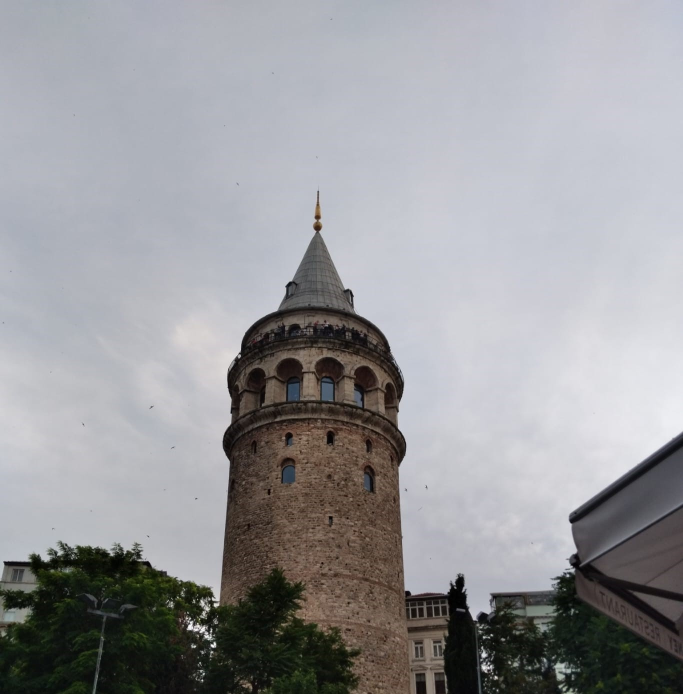
#> input picture Image processing/Image Processing - opnecv/Görüntü İşleme - spyder/Galata.jpeg, 1366 x 1388 px (shown at 1/2 size)
$ python resim_ters_dondurme.py
#> lines starting #> are read from the running program, lines starting #| are printed output that depends on the picture
import cv2

resim = cv2.imread("Galata.jpeg")
#> resim is the input picture: shape (1388, 1366, 3); mean B, G, R 155.3, 152.3, 152.1
resim = cv2.resize(resim, (646, 756))
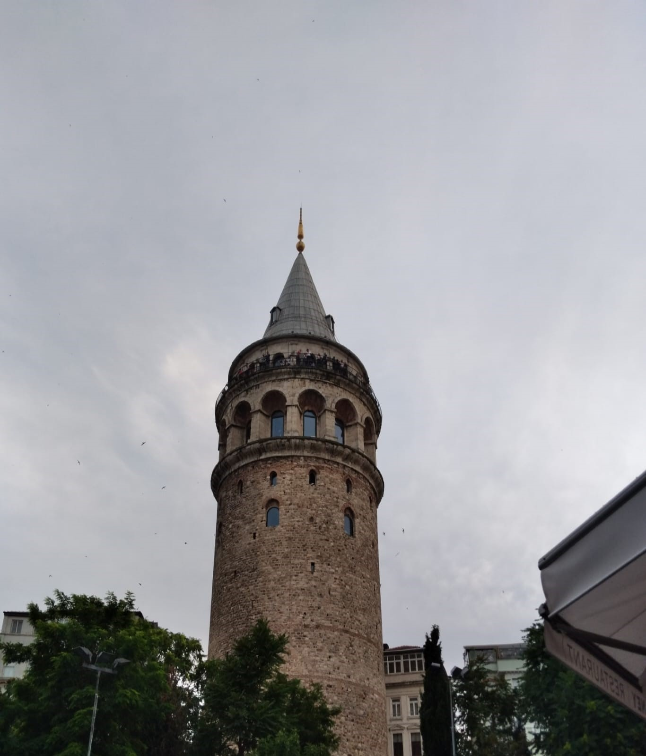
#> resim: shape (756, 646, 3); mean B, G, R 155.3, 152.2, 152
# Görüntüyü 180 derece döndür
ters_cevirilmis = cv2.flip(resim, -1)  # Hem Dikey Hem Yatay Ters Çevirme
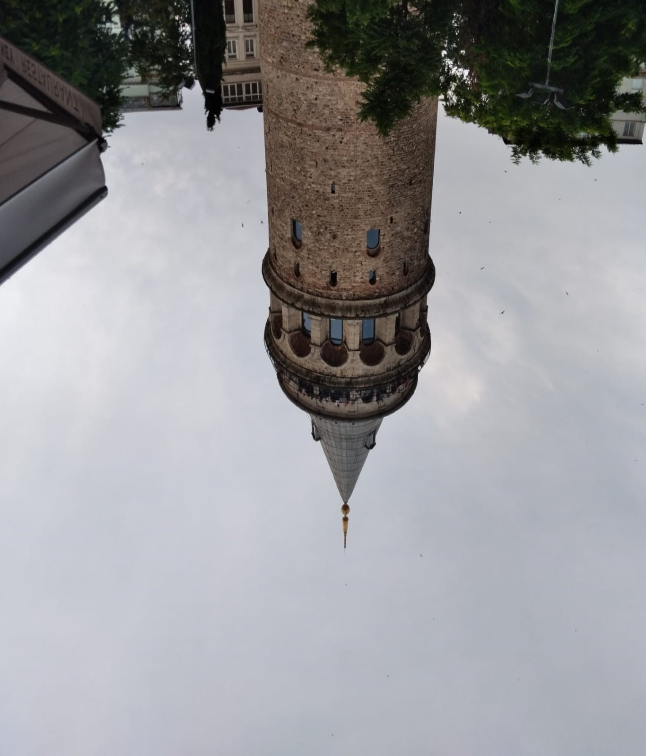
#> ters_cevirilmis: shape (756, 646, 3); mean B, G, R 155.3, 152.2, 152

# Orijinal ve ters çevrilmiş görüntüyü göster
cv2.imshow("Orijinal Görüntü", resim)
cv2.imshow("Ters Çevrilmiş Görüntü", ters_cevirilmis)
cv2.waitKey(0)
cv2.destroyAllWindows()

$ run again, with Image processing/Image Processing - opnecv/Görüntü İşleme - spyder/plaka.PNG saved as Image processing/Image Processing - opnecv/Görüntü İşleme - spyder/Galata.jpeg
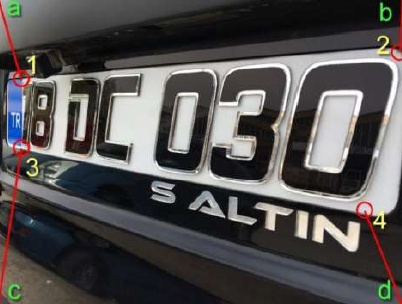
#> input picture Image processing/Image Processing - opnecv/Görüntü İşleme - spyder/plaka.PNG, 402 x 304 px
#> resim is the input picture: shape (304, 402, 3); mean B, G, R 81, 81.5, 83.9
#> `resim = cv2.resize(resim, (646, 756))`:
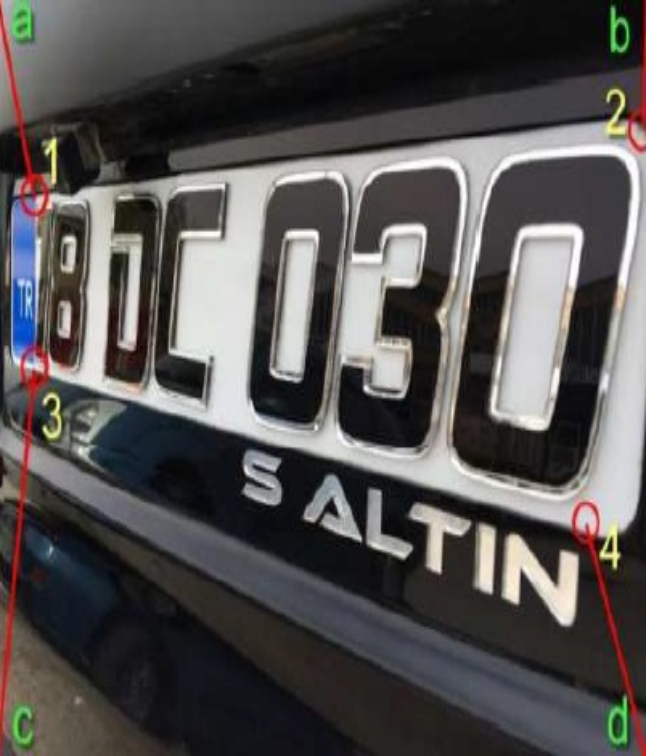
#> resim: shape (756, 646, 3); mean B, G, R 80.9, 81.4, 83.8
#> `ters_cevirilmis = cv2.flip(resim, -1)`:
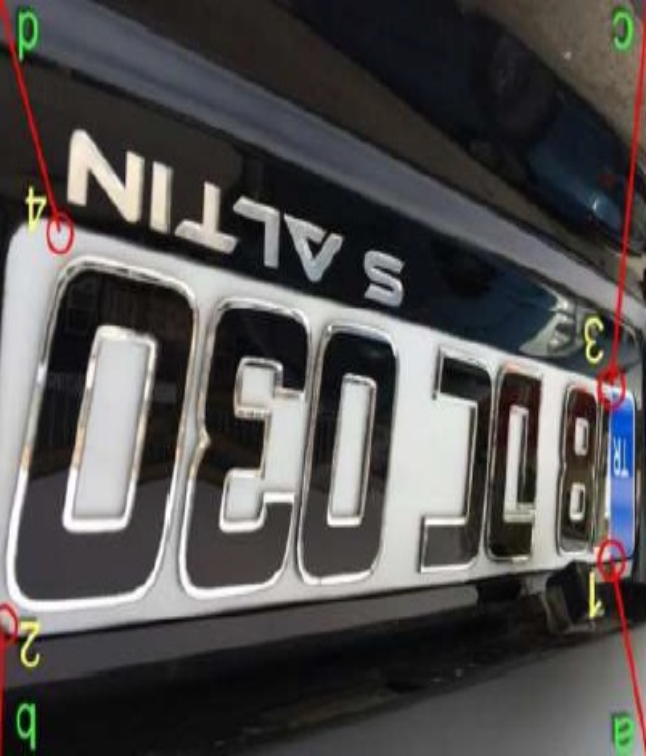
#> ters_cevirilmis: shape (756, 646, 3); mean B, G, R 80.9, 81.4, 83.8
